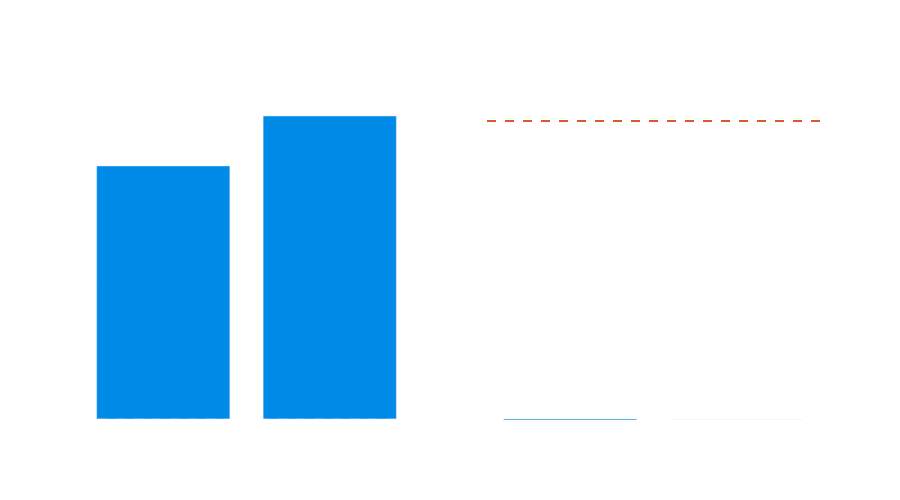

This figure's notebook cell:
### Markdown cell above
## Statistical Tests Visualization

Parses the T-test responses and plots t-statistics and p-values for each tested feature. Bars are colored blue where the result is statistically significant (p < 0.05) and gray otherwise. A red dashed line marks the 0.05 significance threshold on the p-value chart.

### Code cell
metrics = ['mean_intensity', 'std_intensity']
responses = [mean_t_test_response, std_t_test_response]

stats = [abs(r.output['t_test']['statistic']) for r in responses]
p_values = [r.output['t_test']['p_value'] for r in responses]
dofs = [r.output['t_test']['dof'] for r in responses]

sig_colors = [RHINO_SKY if p < 0.05 else RHINO_GREY for p in p_values]
annotations = [f"p={p:.2e}<br>dof={d:.1f}" for p, d in zip(p_values, dofs)]

fig = make_subplots(rows=1, cols=2, subplot_titles=("T-statistic", "P-value"))

fig.add_trace(go.Bar(x=metrics, y=stats, marker_color=sig_colors, text=annotations, textposition="outside", showlegend=False), row=1, col=1)
fig.add_hline(y=0, line_dash="dash", line_color=_GRID_COLOR, row=1, col=1)

fig.add_trace(go.Bar(x=metrics, y=p_values, marker_color=sig_colors, text=annotations, textposition="outside", showlegend=False), row=1, col=2)
fig.add_hline(y=0.05, line_dash="dash", line_color=RHINO_AMBER, annotation_text="p=0.05 threshold", row=1, col=2)

fig.update_xaxes(gridcolor=_GRID_COLOR, linecolor=_GRID_COLOR)
fig.update_yaxes(gridcolor=_GRID_COLOR, linecolor=_GRID_COLOR)
fig.update_layout(
    title_text="T-Test Results by Feature",
    height=500, width=900,
    **_TRANSPARENT,
)
fig.show()
print(f"Finished Plotting T-Test Results.")

### Figure 1 — Plotly figure (JSON) as saved in the notebook; plotly's stock layout.template omitted (floating-point values rounded to 4 significant figures)
{"data": [{"marker": {"color": ["#008AE8", "#008AE8"]}, "showlegend": false, "text": ["p=1.75e-04<br>dof=404.8", "p=7.74e-06<br>dof=369.1"], "textposition": "outside", "type": "bar", "x": ["mean_intensity", "std_intensity"], "xaxis": "x", "y": [3.788, 4.537], "yaxis": "y"}, {"marker": {"color": ["#008AE8", "#008AE8"]}, "showlegend": false, "text": ["p=1.75e-04<br>dof=404.8", "p=7.74e-06<br>dof=369.1"], "textposition": "outside", "type": "bar", "x": ["mean_intensity", "std_intensity"], "xaxis": "x2", "y": [0.0001748, 7.744e-06], "yaxis": "y2"}], "layout": {"annotations": [{"font": {"size": 16}, "showarrow": false, "text": "T-statistic", "x": 0.225, "xanchor": "center", "xref": "paper", "y": 1, "yanchor": "bottom", "yref": "paper"}, {"font": {"size": 16}, "showarrow": false, "text": "P-value", "x": 0.775, "xanchor": "center", "xref": "paper", "y": 1, "yanchor": "bottom", "yref": "paper"}, {"showarrow": false, "text": "p=0.05 threshold", "x": 1, "xanchor": "right", "xref": "x2 domain", "y": 0.05, "yanchor": "bottom", "yref": "y2"}], "font": {"color": "white"}, "height": 500, "paper_bgcolor": "rgba(0,0,0,0)", "plot_bgcolor": "rgba(0,0,0,0)", "shapes": [{"line": {"color": "rgba(255,255,255,0.15)", "dash": "dash"}, "type": "line", "x0": 0, "x1": 1, "xref": "x domain", "y0": 0, "y1": 0, "yref": "y"}, {"line": {"color": "#D85A30", "dash": "dash"}, "type": "line", "x0": 0, "x1": 1, "xref": "x2 domain", "y0": 0.05, "y1": 0.05, "yref": "y2"}], "title": {"text": "T-Test Results by Feature"}, "width": 900, "xaxis": {"anchor": "y", "domain": [0, 0.45], "gridcolor": "rgba(255,255,255,0.15)", "linecolor": "rgba(255,255,255,0.15)"}, "xaxis2": {"anchor": "y2", "domain": [0.55, 1], "gridcolor": "rgba(255,255,255,0.15)", "linecolor": "rgba(255,255,255,0.15)"}, "yaxis": {"anchor": "x", "domain": [0, 1], "gridcolor": "rgba(255,255,255,0.15)", "linecolor": "rgba(255,255,255,0.15)"}, "yaxis2": {"anchor": "x2", "domain": [0, 1], "gridcolor": "rgba(255,255,255,0.15)", "linecolor": "rgba(255,255,255,0.15)"}}}
